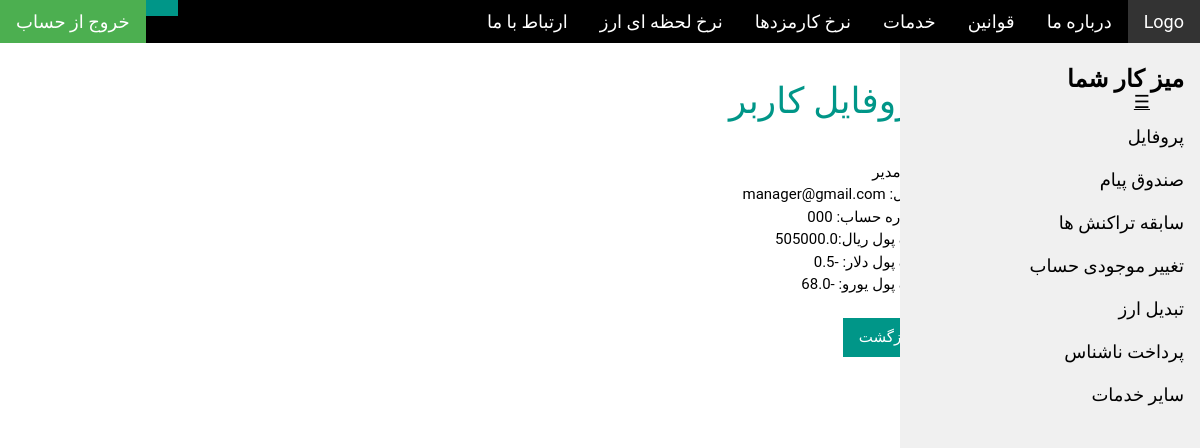
The app's page /1/usrProfile with its own data.
### blog/models.py (models this page shows, shortened)
class Person(models.Model):
    class Meta:
        abstract = True

class MyUser(AbstractBaseUser, Person):
    email = models.EmailField(max_length=254, unique=True, db_index=True , null=False , blank=False)
    name = models.CharField(max_length=50 , null=True, blank=True)
    acc_num =  models.CharField(max_length=30 , null=False, blank=False)
    rial_wallet=models.FloatField(default=0)
    dollar_wallet=models.FloatField(default=0)
    euro_wallet=models.FloatField(default=0)
    salary = models.FloatField(default=0)
    dollor_account =  models.CharField(max_length=30 , null=False);
    euro_account = models.CharField(max_length=30 , null=False)
    status = models.CharField(max_length=10, default="enabled")
    is_active = models.BooleanField(default=True)
    is_admin = models.BooleanField(default=False)
    is_employee = models.BooleanField(default=False)
    objects = MyUserManager()
    USERNAME_FIELD = 'email'
    REQUIRED_FIELDS = []

### blog/views.py (the view)
# urls.py: url(r'^(?P<pke>\d+)/usrProfile$', views.see_usr_profile, name='see_usr_profile'),
def see_usr_profile(request, pke):
    e = MyUser.objects.filter(pk = pke).first()
    return render(request, 'usr_profile.html' , {'e': e})

### blog/templates/usr_profile.html (shortened to what this page needs)
<!DOCTYPE html>
{% load static %}
{% if request.user.is_admin %}
{% include "base_manager.html" %}
{% elif request.user.is_employee %}
{% include "base_employee.html" %}
{% else %}
{% include "base_user.html" %}
{% endif %}
<html>
<link rel="stylesheet" type="text/css" href="{% static 'blog/css/index_w3.css' %}" />
<link rel="stylesheet" type="text/css" href="{% static 'blog/css/index_w3-theme-black.css' %}" />
<body>
<div class="w3-main" style="margin-right:250px" dir="rtl">
{% block content %}
	<div class="w3-row w3-padding-large w3-padding-64 w3-container" dir="rtl">
		<h1 class="w3-text-teal">پروفایل کاربر</h1><br>
                       نام:  <label class="uk-width-auto">{{e.name }} </label><br>
                   ایمیل:     <label class="uk-width-auto">{{e.email }} </label><br>
                    شماره حساب:    <label class="uk-width-auto">{{e.acc_num }} </label><br>
                       کیف پول ریال:<label class="uk-width-auto">{{e.rial_wallet }} </label><br>
                      کیف پول دلار:   <label class="uk-width-auto">{{e.dollar_wallet }} </label><br>
                        کیف پول یورو: <label class="uk-width-auto">{{e.euro_wallet }} </label>
  <br/><br/><a class="w3-button w3-hover-black w3-teal" href="{% url 'usr_list' %}">بازگشت</a>
	</div>
{% endblock %}
</div>
</body>
</html>

### blog/static/blog/css/index_w3.css (style rules this page uses)
html { box-sizing:border-box }
*,*:before,*:after { box-sizing:inherit }
html { -ms-text-size-adjust:100%;-webkit-text-size-adjust:100% }
body { margin:0 }
a { background-color:transparent;-webkit-text-decoration-skip:objects }
html,body { font-family:Verdana,sans-serif;font-size:15px;line-height:1.5 }
html { overflow-x:hidden }
h1 { font-size:36px; text-align:right }
h1,h2,h3,h4,h5,h6 { font-family:"Segoe UI",Arial,sans-serif;font-weight:400;margin:10px 0 }
a { color:inherit }
.w3-btn,.w3-button { border:none;display:inline-block;padding:8px 16px;vertical-align:middle;overflow:hidden;text-decoration:none;color:inherit;background-color:inherit;text-align:center;cursor:pointer;white-space:nowrap }
.w3-btn,.w3-button { -webkit-touch-callout:none;-webkit-user-select:none;-khtml-user-select:none;-moz-user-select:none;-ms-user-select:none;user-select:none }
.w3-main,#main { transition:margin-left .4s }
.w3-container:after,.w3-container:before,.w3-panel:after,.w3-panel:before,.w3-row:after,.w3-row:before,.w3-row-padding:after,.w3-row-padding:before, .w3-cell-row:before,.w3-cell-row:after,.w3-clear:after,.w3-clear:before,.w3-bar:before,.w3-bar:after { content:"";display:table;clear:both }
.w3-container,.w3-panel { padding:0.01em 16px }
.w3-padding-large { padding:12px 24px!important }
.w3-padding-64 { padding-top:64px!important;padding-bottom:64px!important }
.w3-teal,.w3-hover-teal:hover { color:#fff!important;background-color:#009688!important }
.w3-text-teal,.w3-hover-text-teal:hover { color:#009688!important }

### blog/templates/base_user.html (style rules this page uses)
html,body,h1,h2,h3,h4,h5,h6 { font-family: "Roboto","B Nazanin", sans-serif; }

### blog/templates/usr_profile.html (style rules this page uses)
html,body,h1,h2,h3,h4,h5,h6 { font-family: "Roboto","B Nazanin", sans-serif; }

### records on screen
MyUser: name "مدیر", email "manager@gmail.com", acc_num "000", rial_wallet "505000.0", dollar_wallet "-0.5", euro_wallet "-68.0"
